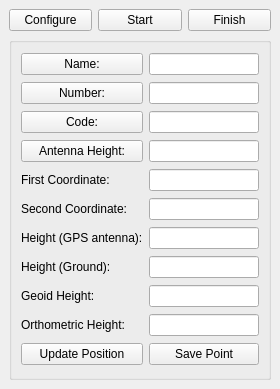
<?xml version="1.0" encoding="UTF-8"?>
<ui version="4.0">
 <class>GNSS3DCaptureDockWidgetBase</class>
 <widget class="QDockWidget" name="GNSS3DCaptureDockWidgetBase">
  <property name="geometry">
   <rect>
    <x>0</x>
    <y>0</y>
    <width>280</width>
    <height>389</height>
   </rect>
  </property>
  <property name="windowTitle">
   <string>GNSS 3D Capture</string>
  </property>
  <widget class="QWidget" name="dockWidgetContents">
   <layout class="QGridLayout" name="gridLayout_2">
    <item row="0" column="0">
     <widget class="QPushButton" name="configurePushButton">
      <property name="text">
       <string>Configure</string>
      </property>
     </widget>
    </item>
    <item row="0" column="1">
     <widget class="QPushButton" name="startPushButton">
      <property name="text">
       <string>Start</string>
      </property>
     </widget>
    </item>
    <item row="0" column="2">
     <widget class="QPushButton" name="finishPushButton">
      <property name="text">
       <string>Finish</string>
      </property>
     </widget>
    </item>
    <item row="1" column="0" colspan="3">
     <widget class="QGroupBox" name="capturePointGroupBox">
      <property name="title">
       <string/>
      </property>
      <layout class="QGridLayout" name="gridLayout">
       <item row="0" column="0">
        <widget class="QPushButton" name="namePushButton">
         <property name="text">
          <string>Name:</string>
         </property>
        </widget>
       </item>
       <item row="0" column="1">
        <widget class="QLineEdit" name="nameLineEdit">
         <property name="readOnly">
          <bool>true</bool>
         </property>
        </widget>
       </item>
       <item row="1" column="0">
        <widget class="QPushButton" name="numberPushButton">
         <property name="text">
          <string>Number:</string>
         </property>
        </widget>
       </item>
       <item row="1" column="1">
        <widget class="QLineEdit" name="numberLineEdit">
         <property name="readOnly">
          <bool>true</bool>
         </property>
        </widget>
       </item>
       <item row="2" column="0">
        <widget class="QPushButton" name="codePushButton">
         <property name="text">
          <string>Code:</string>
         </property>
        </widget>
       </item>
       <item row="2" column="1">
        <widget class="QLineEdit" name="codeLineEdit">
         <property name="readOnly">
          <bool>true</bool>
         </property>
        </widget>
       </item>
       <item row="3" column="0">
        <widget class="QPushButton" name="heightAntennaPushButton">
         <property name="text">
          <string>Antenna Height:</string>
         </property>
        </widget>
       </item>
       <item row="3" column="1">
        <widget class="QLineEdit" name="heightAntennaLineEdit">
         <property name="readOnly">
          <bool>true</bool>
         </property>
        </widget>
       </item>
       <item row="4" column="0">
        <widget class="QLabel" name="firstCoordinateLabel">
         <property name="text">
          <string>First Coordinate:</string>
         </property>
        </widget>
       </item>
       <item row="4" column="1">
        <widget class="QLineEdit" name="firstCoordinateLineEdit">
         <property name="readOnly">
          <bool>true</bool>
         </property>
        </widget>
       </item>
       <item row="5" column="0">
        <widget class="QLabel" name="secondCoordinateLabel">
         <property name="text">
          <string>Second Coordinate:</string>
         </property>
        </widget>
       </item>
       <item row="5" column="1">
        <widget class="QLineEdit" name="secondCoordinateLineEdit">
         <property name="readOnly">
          <bool>true</bool>
         </property>
        </widget>
       </item>
       <item row="6" column="0">
        <widget class="QLabel" name="heightGpsLabel">
         <property name="text">
          <string>Height (GPS antenna):</string>
         </property>
        </widget>
       </item>
       <item row="6" column="1">
        <widget class="QLineEdit" name="heightGpsLineEdit">
         <property name="readOnly">
          <bool>true</bool>
         </property>
        </widget>
       </item>
       <item row="7" column="0">
        <widget class="QLabel" name="heightGroundLabel">
         <property name="text">
          <string>Height (Ground):</string>
         </property>
        </widget>
       </item>
       <item row="7" column="1">
        <widget class="QLineEdit" name="heightGroundLineEdit">
         <property name="readOnly">
          <bool>true</bool>
         </property>
        </widget>
       </item>
       <item row="8" column="0">
        <widget class="QLabel" name="heightGeoidLabel">
         <property name="text">
          <string>Geoid Height:</string>
         </property>
        </widget>
       </item>
       <item row="8" column="1">
        <widget class="QLineEdit" name="heightGeoidLineEdit">
         <property name="text">
          <string/>
         </property>
         <property name="readOnly">
          <bool>true</bool>
         </property>
        </widget>
       </item>
       <item row="9" column="0">
        <widget class="QLabel" name="heightFromGeoidLabel">
         <property name="text">
          <string>Orthometric Height:</string>
         </property>
        </widget>
       </item>
       <item row="9" column="1">
        <widget class="QLineEdit" name="heightFromGeoidLineEdit">
         <property name="text">
          <string/>
         </property>
         <property name="readOnly">
          <bool>true</bool>
         </property>
        </widget>
       </item>
       <item row="10" column="0">
        <widget class="QPushButton" name="updatePositionPushButton">
         <property name="text">
          <string>Update Position</string>
         </property>
        </widget>
       </item>
       <item row="10" column="1">
        <widget class="QPushButton" name="savePointPushButton">
         <property name="text">
          <string>Save Point</string>
         </property>
        </widget>
       </item>
      </layout>
     </widget>
    </item>
   </layout>
  </widget>
 </widget>
 <resources/>
 <connections/>
</ui>
